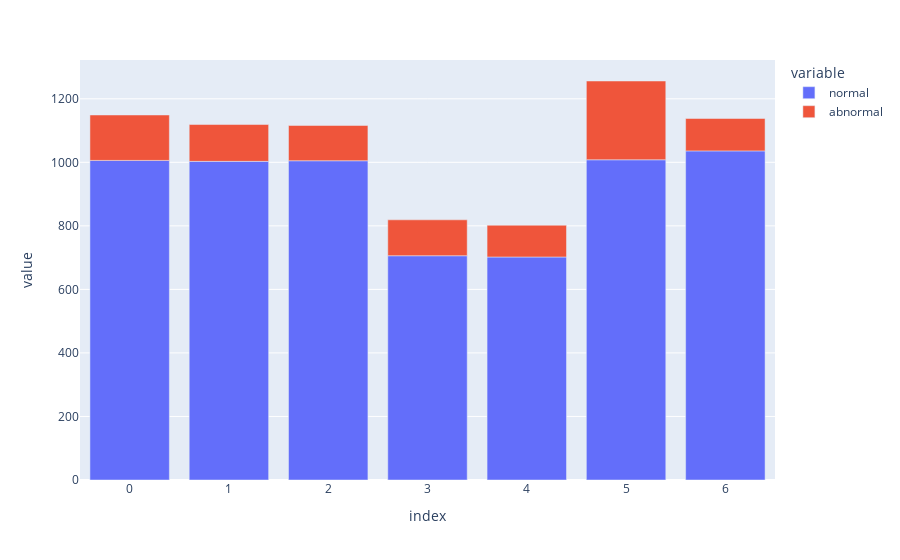

Notebook source saved alongside this figure:
### Code cell
fig_2 = px.bar(pump_df)
fig_2.show()

### Figure 1 — Plotly figure (JSON) as saved in the notebook; plotly's stock layout.template omitted (floating-point values rounded to 4 significant figures)
{"data": [{"alignmentgroup": "True", "hovertemplate": "variable=normal<br>index=%{x}<br>value=%{y}<extra></extra>", "legendgroup": "normal", "marker": {"color": "#636efa", "pattern": {"shape": ""}}, "name": "normal", "offsetgroup": "normal", "orientation": "v", "showlegend": true, "textposition": "auto", "type": "bar", "x": [0, 1, 2, 3, 4, 5, 6], "xaxis": "x", "y": [1006, 1003, 1005, 706, 702, 1008, 1036], "yaxis": "y"}, {"alignmentgroup": "True", "hovertemplate": "variable=abnormal<br>index=%{x}<br>value=%{y}<extra></extra>", "legendgroup": "abnormal", "marker": {"color": "#EF553B", "pattern": {"shape": ""}}, "name": "abnormal", "offsetgroup": "abnormal", "orientation": "v", "showlegend": true, "textposition": "auto", "type": "bar", "x": [0, 1, 2, 3, 4, 5, 6], "xaxis": "x", "y": [143, 116, 111, 113, 100, 248, 102], "yaxis": "y"}], "layout": {"barmode": "relative", "legend": {"title": {"text": "variable"}, "tracegroupgap": 0}, "margin": {"t": 60}, "xaxis": {"anchor": "y", "domain": [0, 1], "title": {"text": "index"}}, "yaxis": {"anchor": "x", "domain": [0, 1], "title": {"text": "value"}}}}
